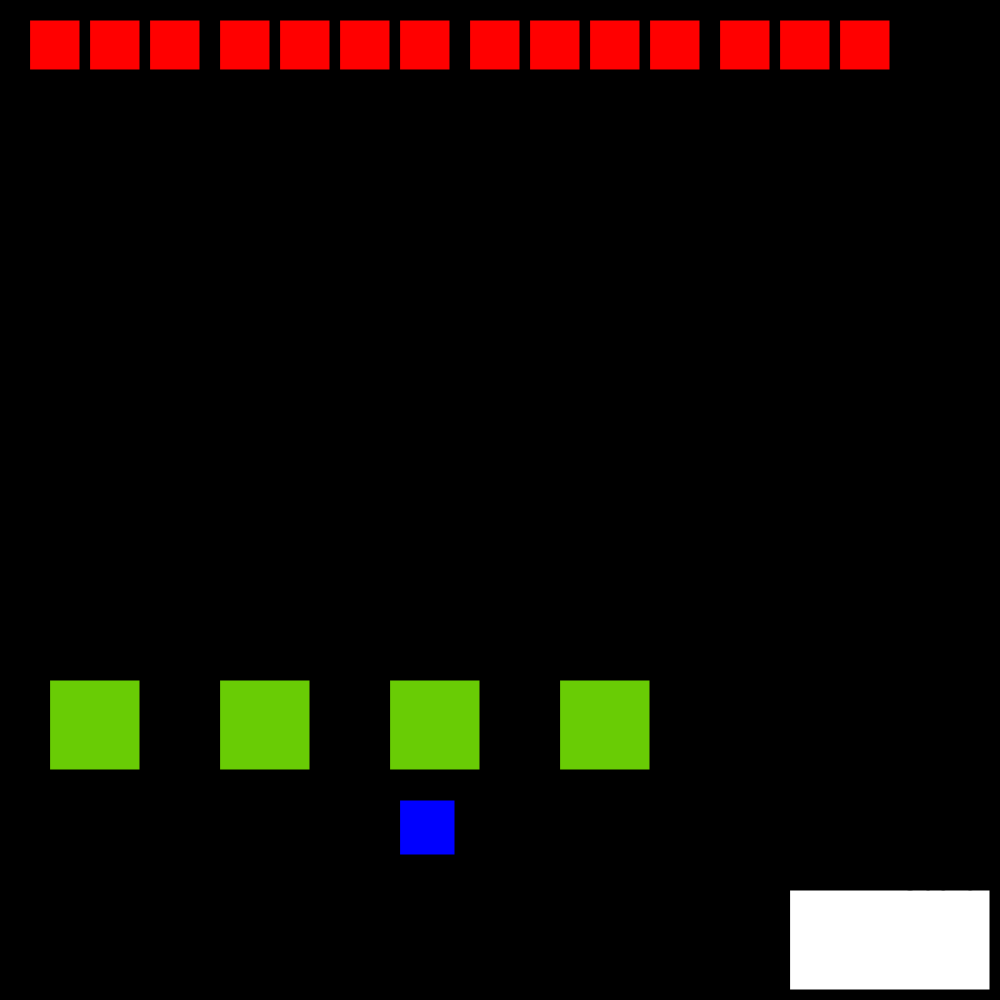
Frame 1 (no input)
Frame 60 (no input): identical to frame 1, image omitted
Frame 120 (the mouse pressed at the canvas centre since frame 60): identical to frame 1, image omitted

The p5.js sketch that drew this single still picture (run headless with seeded random() and noise() and a simulated clock; from frame 60 on, the mouse is pressed at the canvas centre):

// p5.js sketch
// ── sketch.js
var x =400
var y =800

function setup() {
createCanvas(1000, 1000);
background("black");
}

function draw() {
  if (keyIsDown(LEFT_ARROW))
    x-=5;

  if (keyIsDown(RIGHT_ARROW))
    x+=5;

  if (x>= 1000 ){x=0}
  else if (x<= 0){x=1000}           


    background("black");
    fill("blue");
    rect(x, y, 55, 55);

    //enemies 
    fill("red");
    rect(30, 20, 50, 50);

    fill("red");
    rect(90,20,50,50);

    fill("red");
    rect(150,20,50,50);

    fill("red");
    rect(220,20,50,50);

    fill("red");
    rect(280,20,50,50);

    fill("red");
    rect(340,20,50,50);

    fill("red");
    rect(400,20,50,50);

    fill("red");
    rect(470,20,50,50);

    fill("red");
    rect(530,20,50,50);

    fill("red");
    rect(590,20,50,50);

    fill("red");
    rect(650,20,50,50);

    fill("red");
    rect(720,20,50,50);

    fill("red");
    rect(780,20,50,50);

    fill("red");
    rect(840,20,50,50);

var c = color(105, 204, 5);
  fill(c);

 rect( 50, 680, 90, 90);
  rect(220, 680, 90, 90);
  rect(390, 680, 90, 90);
  rect(560, 680, 90, 90);

fill("white");
rect(790,890,200,100);

fill("black");
textSize(30);
text("Score:",900,890);






    
}
